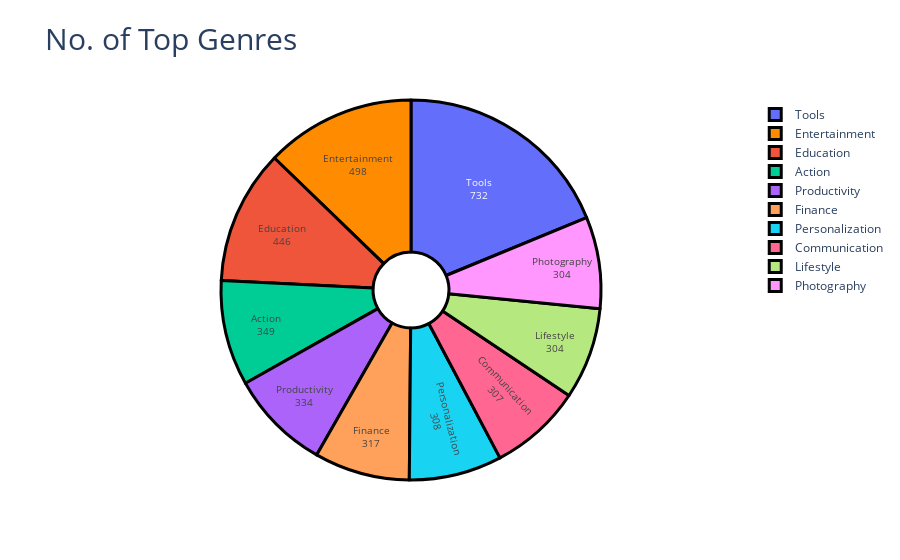

This figure's notebook cell:
### Markdown cell above
# 5. Top Geners

### Code cell
labels=df["Genres"].value_counts()[:10].index
values=df["Genres"].value_counts()[:10]
fig=go.Figure(data=[go.Pie(labels=labels,values=values,hole=0.2)])
fig.update_traces(hoverinfo="label",textinfo="value+label",textfont_size=10,
                 marker=dict(colors=colors,line=dict(color="black",width=3)))
fig.update_layout(title="No. of Top Genres",titlefont={"size":30})
fig.show()

### Figure 1 — Plotly figure (JSON) as saved in the notebook; plotly's stock layout.template omitted (floating-point values rounded to 4 significant figures)
{"data": [{"hole": 0.2, "hoverinfo": "label", "labels": ["Tools", "Entertainment", "Education", "Action", "Productivity", "Finance", "Personalization", "Communication", "Lifestyle", "Photography"], "marker": {"colors": ["mediumlateblue", "darkorange"], "line": {"color": "black", "width": 3}}, "textfont": {"size": 10}, "textinfo": "value+label", "type": "pie", "values": [732, 498, 446, 349, 334, 317, 308, 307, 304, 304]}], "layout": {"title": {"font": {"size": 30}, "text": "No. of Top Genres"}}}
